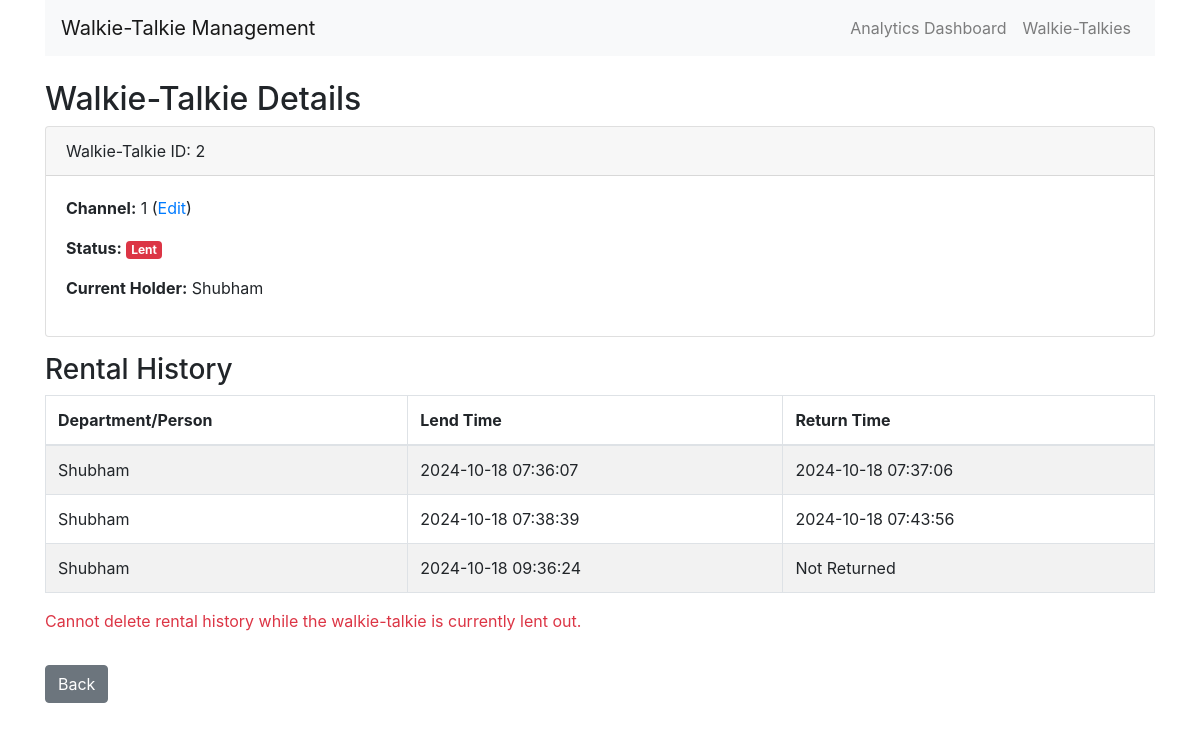
Screenshot of /walkie_talkie/2 with the database file from the repository.
### models.py (models this page shows)
class WalkieTalkie(db.Model):
    id = db.Column(db.Integer, primary_key=True)
    channel = db.Column(db.Integer, nullable=True, default=1)
    is_lent = db.Column(db.Boolean, default=False)
    current_holder = db.Column(db.String(100), nullable=True)
    is_charged = db.Column(db.Boolean, default=False)  # Default is now False (discharged)
    rental_history = db.relationship('Rental', backref='walkie_talkie', lazy=True)

class Rental(db.Model):
    id = db.Column(db.Integer, primary_key=True)
    walkie_talkie_id = db.Column(db.Integer, db.ForeignKey('walkie_talkie.id'))
    department_id = db.Column(db.Integer, db.ForeignKey('department.id'))
    lend_time = db.Column(db.DateTime, default=get_ist_now)
    return_time = db.Column(db.DateTime, nullable=True)

class Department(db.Model):
    id = db.Column(db.Integer, primary_key=True)
    name = db.Column(db.String(100), nullable=False, unique=True)
    rental_history = db.relationship('Rental', backref='department', lazy=True)

### routes.py (the view)
@app.route('/walkie_talkie/<int:wt_id>')
def view_walkie_talkie(wt_id):
    wt = WalkieTalkie.query.get_or_404(wt_id)
    rentals = Rental.query.filter_by(walkie_talkie_id=wt_id).all()
    return render_template('walkie_talkie.html', wt=wt, rentals=rentals)

### templates/walkie_talkie.html
{% extends 'base.html' %}
{% block content %}
<h2>Walkie-Talkie Details</h2>
<div class="card mb-3">
    <div class="card-header">
        Walkie-Talkie ID: {{ wt.id }}
    </div>
    <div class="card-body">
        <p><strong>Channel:</strong> {{ wt.channel }} (<a href="{{ url_for('edit_walkie_talkie', wt_id=wt.id) }}">Edit</a>)</p>
        <p><strong>Status:</strong>
            {% if wt.is_lent %}
                <span class="badge badge-danger">Lent</span>
            {% else %}
                <span class="badge badge-success">Available</span>
            {% endif %}
        </p>
        <p><strong>Current Holder:</strong> {{ wt.current_holder or 'N/A' }}</p>
    </div>
</div>
<h3>Rental History</h3>
{% if rentals %}
<table class="table table-striped table-bordered">
    <thead>
        <tr>
            <th>Department/Person</th>
            <th>Lend Time</th>
            <th>Return Time</th>
        </tr>
    </thead>
    <tbody>
        {% for rental in rentals %}
        <tr>
            <td>{{ rental.department.name }}</td>
            <td>{{ rental.lend_time.strftime('%Y-%m-%d %H:%M:%S') }}</td>
            <td>{{ rental.return_time.strftime('%Y-%m-%d %H:%M:%S') if rental.return_time else 'Not Returned' }}</td>
        </tr>
        {% endfor %}
    </tbody>
</table>
{% if not wt.is_lent %}
<form action="{{ url_for('delete_rental_history', wt_id=wt.id) }}" method="post" onsubmit="return confirm('Are you sure you want to delete all rental history for this walkie-talkie? This action cannot be undone.');">
    <button type="submit" class="btn btn-danger">
        <i class="fas fa-trash-alt"></i> Delete Rental History
    </button>
</form>
{% else %}
    <p class="text-danger">Cannot delete rental history while the walkie-talkie is currently lent out.</p>
{% endif %}
{% else %}
    <p>No rental history available for this walkie-talkie.</p>
{% endif %}
<a href="{{ url_for('index') }}" class="btn btn-secondary mt-3">Back</a>
{% endblock %}

### rows the page displays
WalkieTalkie: id "2", channel "1", current_holder "Shubham"
Rental: department.name "Shubham", lend_time "2024-10-18 07:36:07", return_time "2024-10-18 07:37:06"
Rental: department.name "Shubham", lend_time "2024-10-18 07:38:39", return_time "2024-10-18 07:43:56"
Rental: department.name "Shubham", lend_time "2024-10-18 09:36:24", return_time "Not Returned"
